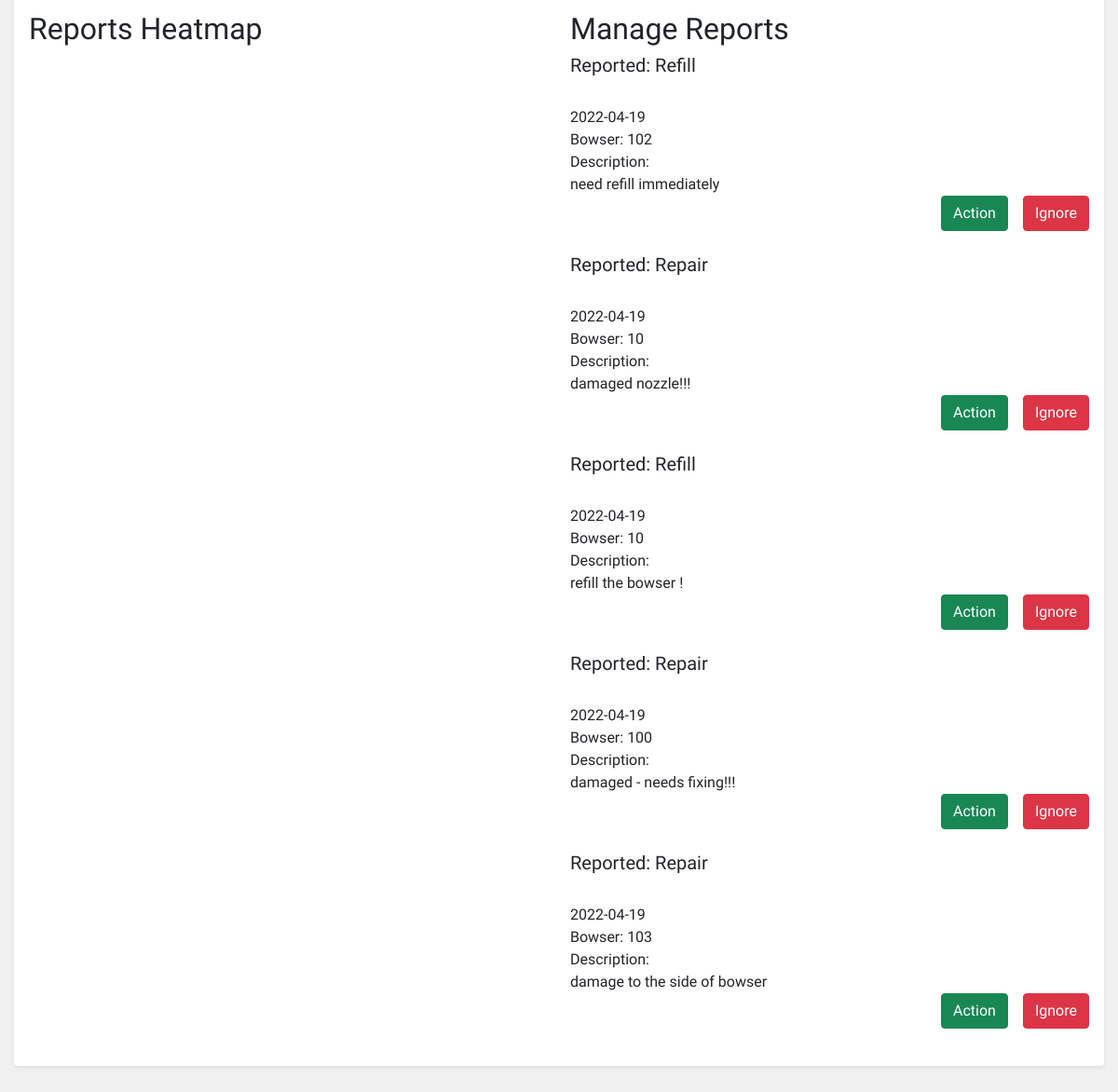
Before: /operations/reports.php with the older database file.
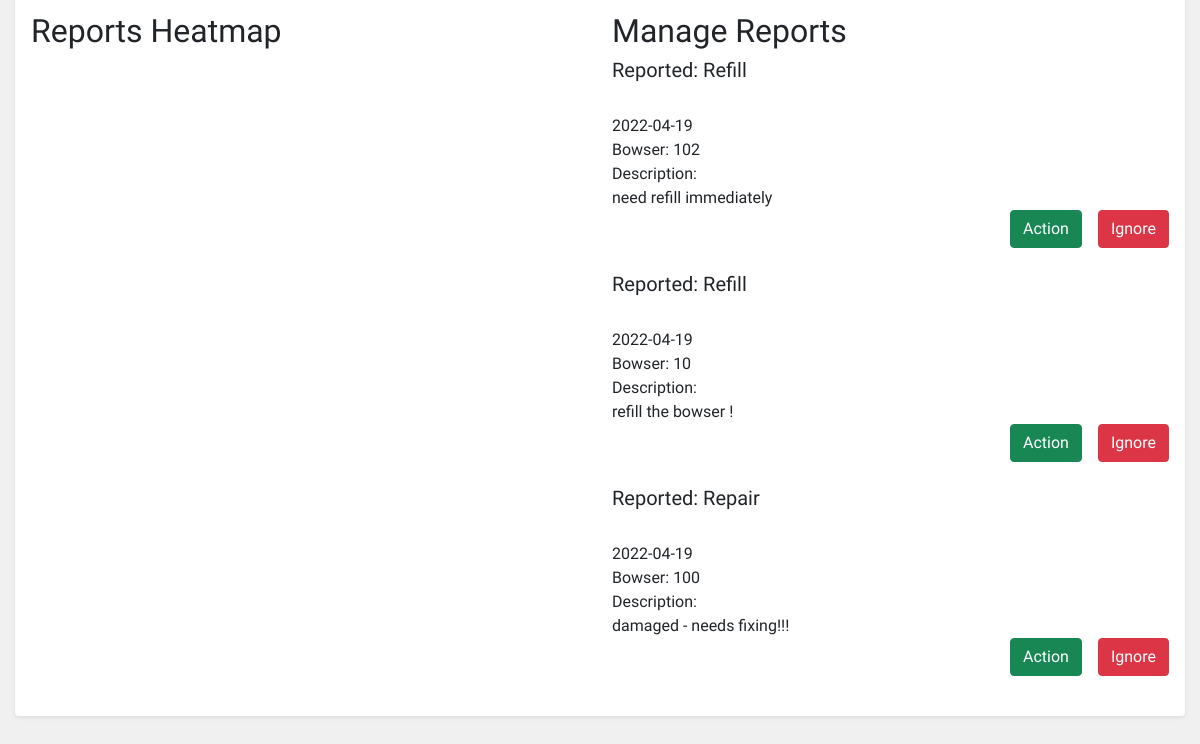
After: the same page with the newer database file.
### tables this page shows
CREATE TABLE `tbl_reports` (
  `Report_ID` int(11) NOT NULL,
  `Report_Type` int(11) DEFAULT NULL,
  `Bowser_ID` int(11) DEFAULT NULL,
  `Description` longtext DEFAULT NULL,
  `User_ID` int(11) DEFAULT NULL,
  `Date` timestamp NOT NULL DEFAULT current_timestamp() ON UPDATE current_timestamp(),
  `Status` varchar(100) NOT NULL,
  `Lat` varchar(30) NOT NULL,
  `Lng` varchar(30) NOT NULL
);

### operations/reports.php (the view, shortened to what this page needs)
<!doctype html>
<html>
<head>
    <link rel="stylesheet" href="../global/global.css" type="text/css">
    <link rel="stylesheet" href="https://cdnjs.cloudflare.com/ajax/libs/font-awesome/4.7.0/css/font-awesome.min.css">
    <link rel="stylesheet" href="https://cdnjs.cloudflare.com/ajax/libs/jqueryui/1.12.1/jquery-ui.css" />
    <link href="https://cdn.jsdelivr.net/npm/bootstrap@5.1.1/dist/css/bootstrap.min.css" rel="stylesheet">
    <link rel="stylesheet" href="../global/global.css" type="text/css">
</head>
<body>
<div class="upperPage">
    <div class="shadow-sm p-3 mb-5 bg-body rounded">
        <div class="row">
            <div class="col">
                <div class="heatmap">
                    <h2>Reports Heatmap</h2>
                    <div id="map"></div>
                </div>
            </div>
            <div class="col">
                <div class="manageReports">
                    <h2>Manage Reports</h2>
                    <?php
                    $connection = OpenConnection();
                    $sql = "SELECT * FROM `tbl_reports` WHERE Status ='Pending'";
                    $result = mysqli_query($connection, $sql);
                    while($rows = mysqli_fetch_assoc($result)) {
                        $reportType = $rows['Report_Type'];
                        $bowserID = $rows['Bowser_ID'];
                        $description = $rows['Description'];
                        $date = $rows['Date'];
                        $date = substr($date, 0,-8);
                        switch($reportType){
                            case 1:
                                $reportString = "Refill";
                                break;
                            case 2:
                                $reportString = "Repair";
                                break;
                        }
                        echo '<form method="post" action="actionReportsDAO.php" >';
                        ?>
                        <?php
                        echo "<h5>Reported: ".$reportString."</h5><br />";
                        echo $date;
                        echo "<br />Bowser: ".$bowserID;
                        echo "<br />Description: <br />".$description;
                        echo '    <br />
                       <div class="d-grid gap-2 d-md-flex justify-content-md-end">
                          <button class="btn btn-success me-md-2" type="submit" name="acceptButton" value="Accept">Action</button>
                          <button class="btn btn-danger" type="submit" name="denyButton" value="Deny">Ignore</button>
                        </div>
                ';
                        echo "</form>";
                        echo "<br />";
                    }
                    ?>
                </div>
            </div>
            </div>
        </div>
    </div>
            <br /><br />
</body>
</html>

Changed rows visible on the page:
no longer on this page (row edited): tbl_reports: Report_Type "Repair", Date "2022-04-19", Bowser_ID "10", Description "damaged nozzle!!!"
no longer on this page (row edited): tbl_reports: Report_Type "Repair", Date "2022-04-19", Bowser_ID "103", Description "damage to the side of bowser"
